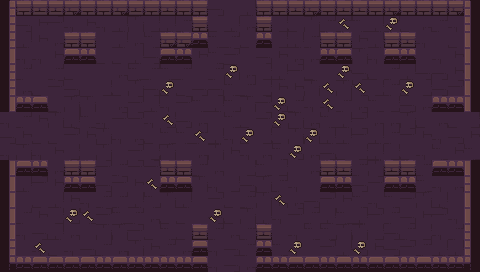

A level layout from a 2D game, rendered from its tile map. Below: a short description, then the map file with tile-grid data replaced by summaries:
An orthogonal 30x17 tile map with 16x16 px tiles, 6 tile layers (ground, dressing, decor, walls, ...) and 12 objects (5x ENTRY, 5x ENEMY, 2x PROP).

<map version="1.10" tiledversion="1.10.2" orientation="orthogonal" renderorder="right-down" width="30" height="17" tilewidth="16" tileheight="16" infinite="0" nextlayerid="8" nextobjectid="13">
 <tileset firstgid="1" name="dungeon" tilewidth="16" tileheight="16" tilecount="100" columns="10">
  <image source="../../../gfx/tiles/depths/dungeon_tileset.png" width="160" height="160" />
 </tileset>
 <layer id="1" name="ground" width="30" height="17">
  <data>[510 cells, 510 non-empty, 12 distinct tile ids]</data>
 </layer>
 <layer id="2" name="dressing" width="30" height="17">
  <data>[510 cells, 24 non-empty, 2 distinct tile ids]</data>
 </layer>
 <layer id="3" name="decor" width="30" height="17">
  <data>[510 cells, 0 non-empty, 0 distinct tile ids]</data>
 </layer>
 <layer id="4" name="walls" width="30" height="17">
  <data>[510 cells, 78 non-empty, 18 distinct tile ids]</data>
 </layer>
 <layer id="5" name="props" width="30" height="17">
  <data>[510 cells, 48 non-empty, 8 distinct tile ids]</data>
 </layer>
 <layer id="6" name="overhead" width="30" height="17">
  <data>[510 cells, 0 non-empty, 0 distinct tile ids]</data>
 </layer>
 <objectgroup id="7" name="spawns">
  <object id="1" name="UP" type="ENTRY" x="232" y="24" />
  <object id="2" name="DOWN" type="ENTRY" x="232" y="248" />
  <object id="3" name="LEFT" type="ENTRY" x="24" y="136" />
  <object id="4" name="RIGHT" type="ENTRY" x="456" y="136" />
  <object id="5" name="" type="ENTRY" x="248" y="136" />
  <object id="6" name="" type="ENEMY" x="104" y="184" />
  <object id="7" name="" type="ENEMY" x="296" y="136" />
  <object id="8" name="" type="ENEMY" x="360" y="88" />
  <object id="9" name="" type="ENEMY" x="168" y="136" />
  <object id="10" name="" type="ENEMY" x="360" y="184" />
  <object id="11" name="torch" type="PROP" x="56" y="264" />
  <object id="12" name="torch" type="PROP" x="424" y="264" />
 </objectgroup>
</map>
